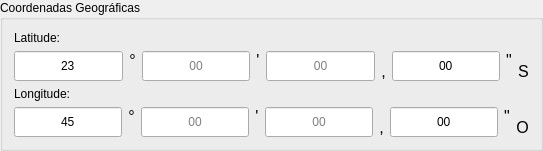
              <widget class="QGroupBox" name="groupBox_3">
               <property name="maximumSize">
                <size>
                 <width>16777215</width>
                 <height>200</height>
                </size>
               </property>
               <property name="title">
                <string>Coordenadas Geográficas</string>
               </property>
               <layout class="QGridLayout" name="gridLayout_5">
                <item row="0" column="0">
                 <layout class="QGridLayout" name="gridLayout_4">
                  <item row="0" column="0" colspan="2">
                   <layout class="QVBoxLayout" name="verticalLayout_18">
                    <item>
                     <widget class="QLabel" name="labelLatitude">
                      <property name="sizePolicy">
                       <sizepolicy hsizetype="Preferred" vsizetype="Fixed">
                        <horstretch>0</horstretch>
                        <verstretch>0</verstretch>
                       </sizepolicy>
                      </property>
                      <property name="text">
                       <string>Latitude:</string>
                      </property>
                     </widget>
                    </item>
                    <item>
                     <layout class="QHBoxLayout" name="horizontalLayout_5">
                      <item>
                       <widget class="QLineEdit" name="lineEditLatitudeGraus_2">
                        <property name="sizePolicy">
                         <sizepolicy hsizetype="Expanding" vsizetype="Minimum">
                          <horstretch>0</horstretch>
                          <verstretch>0</verstretch>
                         </sizepolicy>
                        </property>
                        <property name="minimumSize">
                         <size>
                          <width>0</width>
                          <height>30</height>
                         </size>
                        </property>
                        <property name="text">
                         <string>23</string>
                        </property>
                        <property name="alignment">
                         <set>Qt::AlignCenter</set>
                        </property>
                        <property name="placeholderText">
                         <string>23</string>
                        </property>
                       </widget>
                      </item>
                      <item>
                       <widget class="QLabel" name="labelLatitudeGraus">
                        <property name="font">
                         <font>
                          <family>Arial</family>
                          <pointsize>12</pointsize>
                         </font>
                        </property>
                        <property name="text">
                         <string>°</string>
                        </property>
                        <property name="alignment">
                         <set>Qt::AlignHCenter|Qt::AlignTop</set>
                        </property>
                       </widget>
                      </item>
                      <item>
                       <widget class="QLineEdit" name="lineEditLatitudeMinutos_2">
                        <property name="sizePolicy">
                         <sizepolicy hsizetype="Expanding" vsizetype="Minimum">
                          <horstretch>0</horstretch>
                          <verstretch>0</verstretch>
                         </sizepolicy>
                        </property>
                        <property name="minimumSize">
                         <size>
                          <width>0</width>
                          <height>30</height>
                         </size>
                        </property>
                        <property name="alignment">
                         <set>Qt::AlignCenter</set>
                        </property>
                        <property name="placeholderText">
                         <string>00</string>
                        </property>
                       </widget>
                      </item>
                      <item>
                       <widget class="QLabel" name="labelLatitudeMinutos">
                        <property name="font">
                         <font>
                          <family>Arial</family>
                          <pointsize>12</pointsize>
                         </font>
                        </property>
                        <property name="text">
                         <string>'</string>
                        </property>
                        <property name="alignment">
                         <set>Qt::AlignHCenter|Qt::AlignTop</set>
                        </property>
                       </widget>
                      </item>
                      <item>
                       <widget class="QLineEdit" name="lineEditLatitudeSegundos_2">
                        <property name="sizePolicy">
                         <sizepolicy hsizetype="Expanding" vsizetype="Minimum">
                          <horstretch>0</horstretch>
                          <verstretch>0</verstretch>
                         </sizepolicy>
                        </property>
                        <property name="minimumSize">
                         <size>
                          <width>0</width>
                          <height>30</height>
                         </size>
                        </property>
                        <property name="alignment">
                         <set>Qt::AlignCenter</set>
                        </property>
                        <property name="placeholderText">
                         <string>00</string>
                        </property>
                       </widget>
                      </item>
                      <item>
                       <widget class="QLabel" name="labelLatitudeSegundosDecimais">
                        <property name="font">
                         <font>
                          <family>Arial</family>
                          <pointsize>12</pointsize>
                         </font>
                        </property>
                        <property name="text">
                         <string>,</string>
                        </property>
                        <property name="alignment">
                         <set>Qt::AlignBottom|Qt::AlignHCenter</set>
                        </property>
                       </widget>
                      </item>
                      <item>
                       <widget class="QLineEdit" name="lineEditLatitudeSegundosDecimais_2">
                        <property name="sizePolicy">
                         <sizepolicy hsizetype="Expanding" vsizetype="Minimum">
                          <horstretch>0</horstretch>
                          <verstretch>0</verstretch>
                         </sizepolicy>
                        </property>
                        <property name="minimumSize">
                         <size>
                          <width>0</width>
                          <height>30</height>
                         </size>
                        </property>
                        <property name="text">
                         <string>00</string>
                        </property>
                        <property name="alignment">
                         <set>Qt::AlignCenter</set>
                        </property>
                       </widget>
                      </item>
                      <item>
                       <widget class="QLabel" name="labelLatitudeSegundos">
                        <property name="font">
                         <font>
                          <family>Arial</family>
                          <pointsize>12</pointsize>
                         </font>
                        </property>
                        <property name="text">
                         <string>&quot;</string>
                        </property>
                        <property name="alignment">
                         <set>Qt::AlignHCenter|Qt::AlignTop</set>
                        </property>
                       </widget>
                      </item>
                      <item>
                       <widget class="QLabel" name="labelLatitudeSul">
                        <property name="font">
                         <font>
                          <family>Arial</family>
                          <pointsize>12</pointsize>
                         </font>
                        </property>
                        <property name="text">
                         <string>S</string>
                        </property>
                        <property name="alignment">
                         <set>Qt::AlignBottom|Qt::AlignHCenter</set>
                        </property>
                       </widget>
                      </item>
                     </layout>
                    </item>
                   </layout>
                  </item>
                  <item row="1" column="0" colspan="2">
                   <layout class="QVBoxLayout" name="verticalLayout_19">
                    <item>
                     <widget class="QLabel" name="labelLongitude">
                      <property name="sizePolicy">
                       <sizepolicy hsizetype="Preferred" vsizetype="Fixed">
                        <horstretch>0</horstretch>
                        <verstretch>0</verstretch>
                       </sizepolicy>
                      </property>
                      <property name="text">
                       <string>Longitude:</string>
                      </property>
                     </widget>
                    </item>
                    <item>
                     <layout class="QHBoxLayout" name="horizontalLayout_6">
                      <item>
                       <widget class="QLineEdit" name="lineEditLongitudeGraus">
                        <property name="sizePolicy">
                         <sizepolicy hsizetype="Expanding" vsizetype="Minimum">
                          <horstretch>0</horstretch>
                          <verstretch>0</verstretch>
                         </sizepolicy>
                        </property>
                        <property name="minimumSize">
                         <size>
                          <width>0</width>
                          <height>30</height>
                         </size>
                        </property>
                        <property name="text">
                         <string>45</string>
                        </property>
                        <property name="alignment">
                         <set>Qt::AlignCenter</set>
                        </property>
                        <property name="placeholderText">
                         <string>45</string>
                        </property>
                       </widget>
                      </item>
                      <item>
                       <widget class="QLabel" name="labelLongitudeGraus">
                        <property name="font">
                         <font>
                          <family>Arial</family>
                          <pointsize>12</pointsize>
                         </font>
                        </property>
                        <property name="text">
                         <string>°</string>
                        </property>
                        <property name="alignment">
                         <set>Qt::AlignHCenter|Qt::AlignTop</set>
                        </property>
                       </widget>
                      </item>
                      <item>
                       <widget class="QLineEdit" name="lineEditLongitudeMinutos">
                        <property name="sizePolicy">
                         <sizepolicy hsizetype="Expanding" vsizetype="Minimum">
                          <horstretch>0</horstretch>
                          <verstretch>0</verstretch>
                         </sizepolicy>
                        </property>
                        <property name="minimumSize">
                         <size>
                          <width>0</width>
                          <height>30</height>
                         </size>
                        </property>
                        <property name="alignment">
                         <set>Qt::AlignCenter</set>
                        </property>
                        <property name="placeholderText">
                         <string>00</string>
                        </property>
                       </widget>
                      </item>
                      <item>
                       <widget class="QLabel" name="labelLongitudeMinutos">
                        <property name="font">
                         <font>
                          <family>Arial</family>
                          <pointsize>12</pointsize>
                         </font>
                        </property>
                        <property name="text">
                         <string>'</string>
                        </property>
                        <property name="alignment">
                         <set>Qt::AlignHCenter|Qt::AlignTop</set>
                        </property>
                       </widget>
                      </item>
                      <item>
                       <widget class="QLineEdit" name="lineEditLongitudeSegundos">
                        <property name="sizePolicy">
                         <sizepolicy hsizetype="Expanding" vsizetype="Minimum">
                          <horstretch>0</horstretch>
                          <verstretch>0</verstretch>
                         </sizepolicy>
                        </property>
                        <property name="minimumSize">
                         <size>
                          <width>0</width>
                          <height>30</height>
                         </size>
                        </property>
                        <property name="alignment">
                         <set>Qt::AlignCenter</set>
                        </property>
                        <property name="placeholderText">
                         <string>00</string>
                        </property>
                       </widget>
                      </item>
                      <item>
                       <widget class="QLabel" name="labelLongitudeSegundosDecimais">
                        <property name="font">
                         <font>
                          <family>Arial</family>
                          <pointsize>12</pointsize>
                         </font>
                        </property>
                        <property name="text">
                         <string>,</string>
                        </property>
                        <property name="alignment">
                         <set>Qt::AlignBottom|Qt::AlignHCenter</set>
                        </property>
                       </widget>
                      </item>
                      <item>
                       <widget class="QLineEdit" name="lineEditLongitudeSegundosDecimais">
                        <property name="sizePolicy">
                         <sizepolicy hsizetype="Expanding" vsizetype="Minimum">
                          <horstretch>0</horstretch>
                          <verstretch>0</verstretch>
                         </sizepolicy>
                        </property>
                        <property name="minimumSize">
                         <size>
                          <width>0</width>
                          <height>30</height>
                         </size>
                        </property>
                        <property name="text">
                         <string>00</string>
                        </property>
                        <property name="alignment">
                         <set>Qt::AlignCenter</set>
                        </property>
                       </widget>
                      </item>
                      <item>
                       <widget class="QLabel" name="labelLongitudeSegundos">
                        <property name="font">
                         <font>
                          <family>Arial</family>
                          <pointsize>12</pointsize>
                         </font>
                        </property>
                        <property name="text">
                         <string>&quot;</string>
                        </property>
                        <property name="alignment">
                         <set>Qt::AlignHCenter|Qt::AlignTop</set>
                        </property>
                       </widget>
                      </item>
                      <item>
                       <widget class="QLabel" name="labelLongitudeOeste">
                        <property name="font">
                         <font>
                          <family>Arial</family>
                          <pointsize>12</pointsize>
                         </font>
                        </property>
                        <property name="text">
                         <string>O</string>
                        </property>
                        <property name="alignment">
                         <set>Qt::AlignBottom|Qt::AlignHCenter</set>
                        </property>
                       </widget>
                      </item>
                     </layout>
                    </item>
                   </layout>
                  </item>
                 </layout>
                </item>
               </layout>
              </widget>
